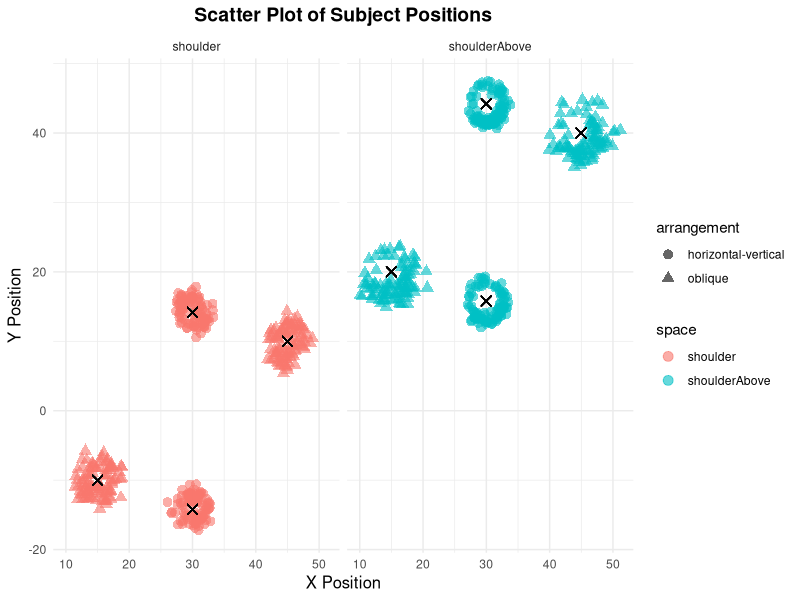
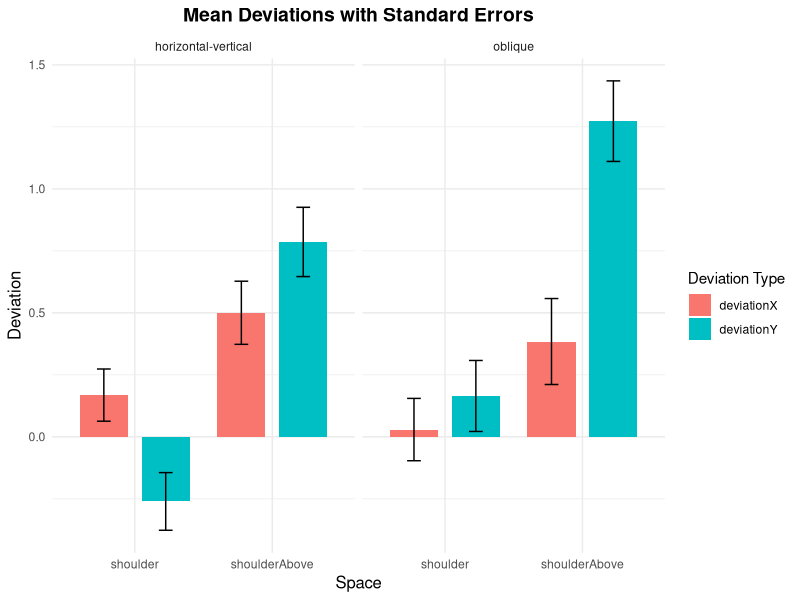
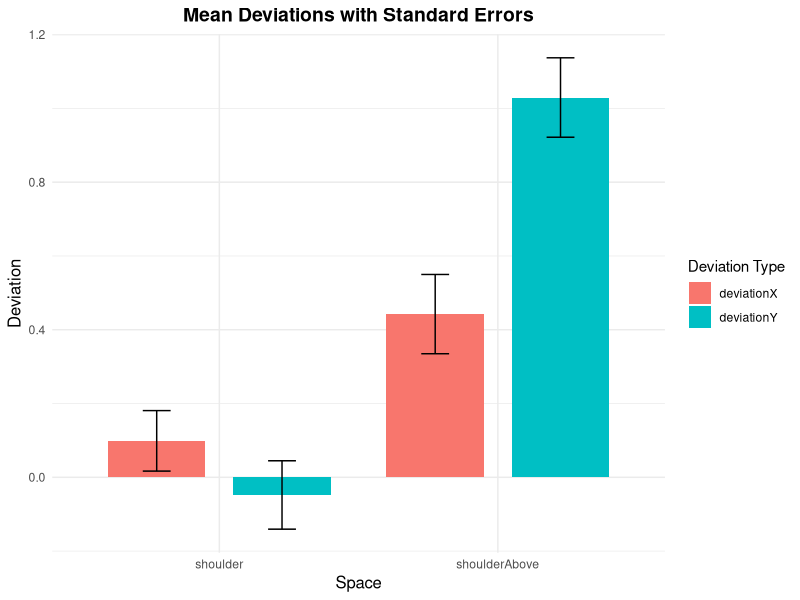

Generate these figures, in order, with R:

# ------------------------------------------------------
# ----------------- Data generation  -------------------
# ------------------------------------------------------


# Load necessary libraries
library(ggplot2)
library(dplyr)
library(tidyr)  # for pivot_longer()

set.seed(123)  # Set seed for reproducibility

# Participant IDs and their handedness
participantCount <- 1:20
participant_tags <- data.frame(
  ID = participantCount
)

# Define reference points for different spatial positions with arrangement
base_points <- data.frame(
  ref_x = c(30, 30, 15, 45),
  ref_y = c(14.2, -14.2, -10, 10),
  arrangement = c("horizontal-vertical", "horizontal-vertical", "oblique", "oblique")
)

# Set number of repetitions for each spatial position
reps_points <- 5 
numOfPoints <- length(base_points$ref_x)

# Sample size
N <- length(participantCount)

shoulderMeans <- list(
  shoulder = data.frame(
    x = c(rep(1.14, 2), rep(2.19, 2)),
    y = c(rep(1.65, 2), rep(1.09, 2))
  ),
  aboveShoulder = data.frame(
    x = c(rep(2.02, 2), rep(3.21, 2)),
    y = c(rep(1.87, 2), rep(1.3, 2))
  )
)
shoulderSDs <- list(
  shoulder = data.frame(
    x = c(rep(0.23 * sqrt(reps_points), 2), rep(0.43 * sqrt(reps_points), 2)),
    y = c(rep(0.33 * sqrt(reps_points), 2), rep(0.2 * sqrt(reps_points), 2))
  ),
  aboveShoulder = data.frame(
    x = c(rep(0.18 * sqrt(reps_points), 2), rep(0.54 * sqrt(reps_points), 2)),
    y = c(rep(0.2 * sqrt(reps_points), 2), rep(0.22 * sqrt(reps_points), 2))
  )
)

accAngleFreqShoulderFreq <- c(14, 6, 13, 7)
accAngleFreqAboveShoulderFreq <- c(5, 3, 19, 13)
normalizedFreqShoulder <- accAngleFreqShoulderFreq / sum(accAngleFreqShoulderFreq)
normalizedFreqAboveShoulder <- accAngleFreqAboveShoulderFreq / sum(accAngleFreqAboveShoulderFreq)

# Initialize an empty data frame to accumulate rows
my_data <- data.frame(
  ID = integer(),
  subjectX = numeric(),
  subjectY = numeric(),
  ref_x = numeric(),
  ref_y = numeric(),
  space = character(),
  quadrant = character(),
  arrangement = character()
)

# Function to apply rotation transformation to (x, y) based on angle in degrees
rotate_point <- function(x, y, angle) {
  theta <- angle * (pi / 180)  # Convert degrees to radians
  x_new <- x * cos(theta) - y * sin(theta)
  y_new <- x * sin(theta) + y * cos(theta)
  return(c(x_new, y_new))
}

# Data generation loop with rotation transformation
for (i in participantCount) {
  current_hand <- participant_tags$hand[i]
  for (j in 1:numOfPoints) {
    arrangement_type <- base_points$arrangement[j]
    
    for (k in 1:reps_points) {
      # Generate random adjustments for shoulder
      deltaX <- rnorm(1, shoulderMeans$shoulder$x[j], shoulderSDs$shoulder$x[j])
      deltaY <- rnorm(1, shoulderMeans$shoulder$y[j], shoulderSDs$shoulder$y[j])
      
      # Assign a quadrant based on predefined frequencies
      quadrant <- sample(c(1, 2, 3, 4), 1, prob = normalizedFreqShoulder)
      quadrant
      angle <- runif(1, (quadrant - 1) * 90, quadrant * 90)
      angle
      rotated_coords <- rotate_point(deltaX, deltaY, angle)
      
      subjectX <- base_points$ref_x[j] + rotated_coords[1]
      subjectY <- base_points$ref_y[j] + rotated_coords[2]
      
      quadrant_label <- paste0((quadrant - 1) * 90, "-", quadrant * 90)
      
      rowToAdd <- data.frame(
        ID = i,
        subjectX = subjectX,
        subjectY = subjectY,
        ref_x = base_points$ref_x[j],
        ref_y = base_points$ref_y[j],
        space = "shoulder",
        quadrant = quadrant_label,
        arrangement = arrangement_type
      )
      my_data <- bind_rows(my_data, rowToAdd)
    }
    
    for (k in 1:reps_points) {
      # Generate random adjustments for above shoulder
      deltaX <- rnorm(1, shoulderMeans$aboveShoulder$x[j], shoulderSDs$aboveShoulder$x[j])
      deltaY <- rnorm(1, shoulderMeans$aboveShoulder$y[j], shoulderSDs$aboveShoulder$y[j])
      
      # Assign a quadrant based on predefined frequencies
      quadrant <- sample(c(1, 2, 3, 4), 1, prob = normalizedFreqAboveShoulder)
      angle <- runif(1, (quadrant - 1) * 90, quadrant * 90)
      rotated_coords <- rotate_point(deltaX, deltaY, angle)
      
      subjectX <- base_points$ref_x[j] + rotated_coords[1]
      subjectY <- base_points$ref_y[j] + rotated_coords[2] + 30
      
      quadrant_label <- paste0((quadrant - 1) * 90, "-", quadrant * 90)
      
      rowToAdd <- data.frame(
        ID = i,
        subjectX = subjectX,
        subjectY = subjectY,
        ref_x = base_points$ref_x[j],
        ref_y = base_points$ref_y[j] + 30,
        space = "shoulderAbove",
        quadrant = quadrant_label,
        arrangement = arrangement_type
      )
      my_data <- bind_rows(my_data, rowToAdd)
    }
  }
}


# Scatter plot of subject positions with reference points
ggplot(my_data, aes(x = subjectX, y = subjectY, color = space, shape = arrangement)) +
  geom_point(alpha = 0.6, size = 3) +  # Points for each data point
  geom_point(aes(x = ref_x, y = ref_y), color = "black", shape = 4, size = 3) +  # Reference points
  facet_wrap(~ space) +  # Facet by arrangement type if desired - THIS LINE IS COOL IF U REMOVE OR ADD IT
  labs(
    title = "Scatter Plot of Subject Positions",
    x = "X Position",
    y = "Y Position"
  ) +
  theme_minimal() +
  theme(
    plot.title = element_text(hjust = 0.5, size = 14, face = "bold"),
    axis.title = element_text(size = 12)
  )



# ------------------------------------------------------
# ------------------- Data analysis --------------------
# ------------------------------------------------------



# Calculate deviations from the reference points
my_data <- my_data %>%
  mutate(
    deviationX = (subjectX - ref_x),
    deviationY = (ref_y-subjectY)
  )



# ------------------- Two way ANOVA --------------------

# Two-way ANOVA for deviationX
anova_x <- aov(deviationX ~ space * arrangement, data = my_data)
summary(anova_x)

# Two-way ANOVA for deviationY
anova_y <- aov(deviationY ~ space * arrangement, data = my_data)
summary(anova_y)

# -------------- Direction of Deviations ---------------



# Calculate directional deviations with positive values as anti-clockwise for above shoulder height
# Let's say positive deviation on X and Y separately represents anti-clockwise in your setup

# Create a directional deviation based on X and Y, positive values are anti-clockwise deviations
my_data <- my_data %>%
  mutate(
    directional_deviationX = if_else(space == "shoulderAbove", deviationX, -deviationX),
    directional_deviationY = if_else(space == "shoulderAbove", deviationY, -deviationY)
  )

# Perform one-sample t-tests for each axis and reproduction space
# 1. T-test for X-axis directional deviation in each space
t_test_results_x <- my_data %>%
  group_by(space) %>%
  summarize(
    t_test_p_value_x = t.test(directional_deviationX, mu = 0)$p.value,
    t_test_statistic_x = t.test(directional_deviationX, mu = 0)$statistic,
    mean_directional_deviationX = mean(directional_deviationX)
  )

# 2. T-test for Y-axis directional deviation in each space
t_test_results_y <- my_data %>%
  group_by(space) %>%
  summarize(
    t_test_p_value_y = t.test(directional_deviationY, mu = 0)$p.value,
    t_test_statistic_y = t.test(directional_deviationY, mu = 0)$statistic,
    mean_directional_deviationY = mean(directional_deviationY)
  )

# Display the results
t_test_results_x
t_test_results_y












# ---- VIsualizing deviatiosn 
# Summarize mean and standard error for deviations by space and arrangement
summary_table <- my_data %>%
  group_by(space, arrangement) %>%
  summarize(
    mean_deviationX = mean(deviationX),
    absDeviationX = mean(abs(deviationX)),
    se_deviationX = sd(deviationX) / sqrt(n()),
    mean_deviationY = mean(deviationY),
    absDeviationY = mean(abs(deviationY)),
    se_deviationY = sd(deviationY) / sqrt(n())
  ) %>%
  # Optionally round values for readability
  mutate(across(starts_with("mean"), round, 2),
         across(starts_with("se"), round, 2))
summary_table


# Summarize deviations with SEs
summary_se <- my_data %>%
  group_by(space, arrangement) %>%
  summarize(
    mean_deviationX = mean(deviationX),
    se_deviationX = sd(deviationX) / sqrt(n()),
    mean_deviationY = mean(deviationY),
    se_deviationY = sd(deviationY) / sqrt(n())
  )

# Reshape the data for ggplot
summary_se_long <- summary_se %>%
  pivot_longer(
    cols = c(mean_deviationX, mean_deviationY, se_deviationX, se_deviationY),
    names_to = c(".value", "deviation"),
    names_sep = "_"
  )

# Plot mean deviations with error bars
ggplot(summary_se_long, aes(x = space, y = mean, fill = deviation)) +
  geom_bar(stat = "identity", position = position_dodge(width = 0.9), width = 0.7) +
  geom_errorbar(aes(ymin = mean - se, ymax = mean + se), 
                position = position_dodge(width = 0.9), width = 0.2) +
  facet_wrap(~ arrangement) +
  labs(
    title = "Mean Deviations with Standard Errors",
    x = "Space",
    y = "Deviation",
    fill = "Deviation Type"
  ) +
  theme_minimal() +
  theme(
    plot.title = element_text(hjust = 0.5, size = 14, face = "bold"),
    axis.title = element_text(size = 12)
  )










# Summarize deviations with SEs
summary_se <- my_data %>%
  group_by(space) %>%
  summarize(
    mean_deviationX = mean(deviationX),
    se_deviationX = sd(deviationX) / sqrt(n()),
    mean_deviationY = mean(deviationY),
    se_deviationY = sd(deviationY) / sqrt(n())
  )

# Reshape the data for ggplot
summary_se_long <- summary_se %>%
  pivot_longer(
    cols = c(mean_deviationX, mean_deviationY, se_deviationX, se_deviationY),
    names_to = c(".value", "deviation"),
    names_sep = "_"
  )

# Plot mean deviations with error bars without splitting by arrangement
ggplot(summary_se_long, aes(x = space, y = mean, fill = deviation)) +
  geom_bar(stat = "identity", position = position_dodge(width = 0.9), width = 0.7) +
  geom_errorbar(aes(ymin = mean - se, ymax = mean + se), 
                position = position_dodge(width = 0.9), width = 0.2) +
  labs(
    title = "Mean Deviations with Standard Errors",
    x = "Space",
    y = "Deviation",
    fill = "Deviation Type"
  ) +
  theme_minimal() +
  theme(
    plot.title = element_text(hjust = 0.5, size = 14, face = "bold"),
    axis.title = element_text(size = 12)
  )
